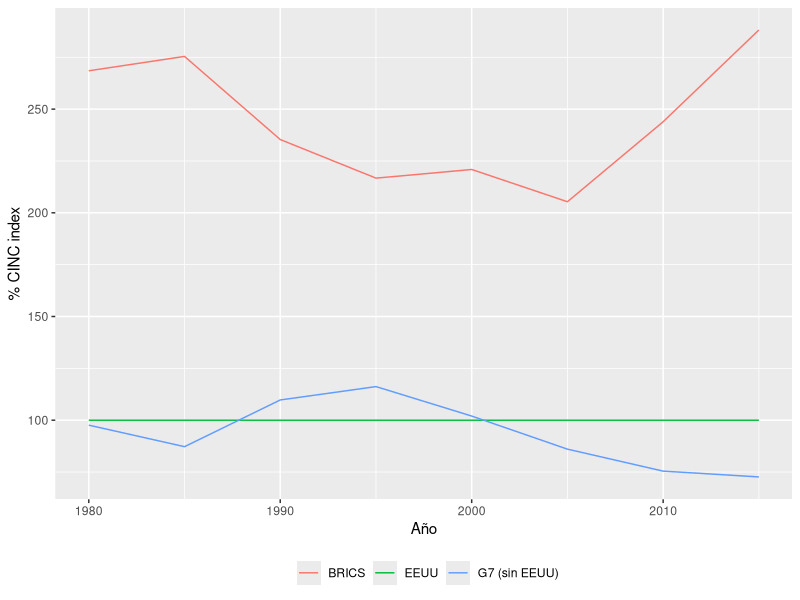

R code for this plot:
#Importar datos
library(readr)
datos1 <- read_csv("cinc_index_comparado.csv")
View(datos1)

#Volver numérico gastoMilitar
datos1$cinc2 <- as.numeric(datos1$cinc)

#Filtrar los paises
library(tidyverse)
datos2 <- filter(datos1, 
                 paises == "EEUU" | paises == "G7 (sin EEUU)" | paises == "BRICS")

#Ordenar y agrupar variables
cinc_comparado <- datos2 %>%
  group_by(paises, year) %>%
  summarize(cinc2) %>%
  ungroup()

#Reordenar datos
cinc_comparado %>%
  pivot_wider(names_from = "year", values_from = "cinc2")

#Graficar
p <- ggplot(cinc_comparado, aes(x = year, y = cinc2, color = paises)) +
  geom_line() +
  labs(x = "Año", y = "% CINC index", color = "")+
  theme(legend.position = "bottom")

#Guardar el gráfico como PNG
ggsave(filename = "cinc_comparado.png", plot = p, device = "png", width = 6, height = 4)
